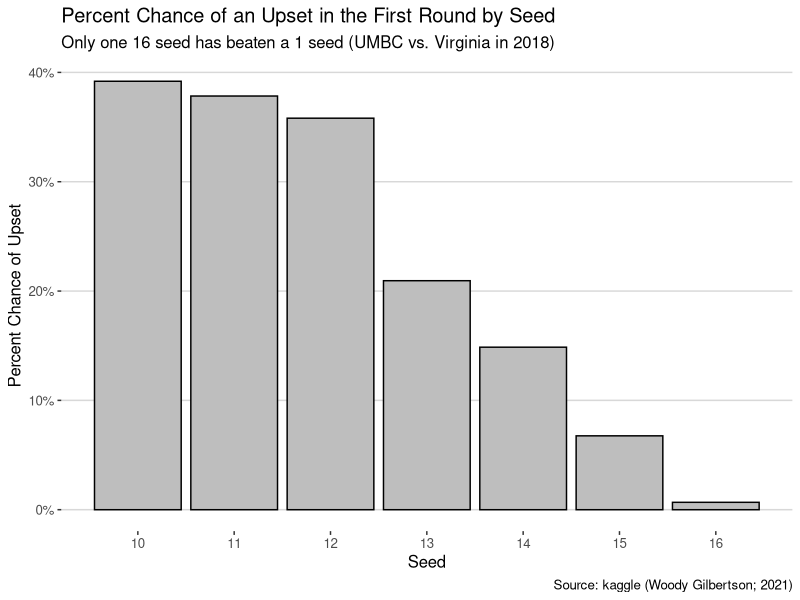

Here is the R script that generated this plot:
## ---- chunk 1
knitr::opts_chunk$set(echo = TRUE)
library(tidyverse)
library(dplyr)
library(ggthemes)
## ---- chunk 2
mm_data <- read_csv(file = "data_cleaned.csv")

# wrangled with data to make table that shows the total number of upsets historically per matchup

first_rd_upsets <- mm_data |> 
  filter(ROUND == 1) |> 
  mutate(upset = if_else(WSEED > LSEED + 1, TRUE, FALSE)) |> 
  mutate(upset = if_else(WSEED > LSEED + 1, 1, 0)) |> 
  select(WSEED, LSEED, upset) |> 
  group_by(WSEED,LSEED) |>
  summarize(upsets_per_matchup = sum(upset)) |> 
  filter(upsets_per_matchup >= 1)

# putting the upsets from 2022 into a tibble 
  
this_year <- tribble(~WSEED, ~LSEED, ~upsets_per_matchup, 
        15, 2, 1, 
        12, 5, 2,
        11, 6, 3, 
        10, 7, 1)

# joining 2022 to the rest of the years 

first_upsets <- full_join(first_rd_upsets, this_year)

# function did not combine the upsets, so I had two 15s in the WSEED column, for example. 


# combining the repeat numbers to fully join the data

upset_data <- first_upsets |> 
  group_by(WSEED, LSEED) |> 
  summarize(upsets_per_matchup = sum(upsets_per_matchup)) 

# to convert upsets_per_matchup to a percent, divide by 148 because there have been 37 NCAA tournaments with 64 teams, and there are 4 of each first round matchup. There was no tournament in 2020 due to covid.

#making graph, do not know how to label x-axis with values such as "7 vs. 10"

upset_data |> 
  ggplot(aes(x = WSEED, y = upsets_per_matchup/148)) + 
    geom_col(color = "black", fill = "gray") + 
    scale_x_continuous(breaks = c(10, 11, 12, 13, 14, 15, 16)) +
    scale_y_continuous(labels = scales::percent_format()) + 
    theme_hc() + 
    labs(title = "Percent Chance of an Upset in the First Round by Seed",          
         subtitle = "Only one 16 seed has beaten a 1 seed (UMBC vs. Virginia in 2018)",  
         x = "Seed", 
         y = "Percent Chance of Upset",
         caption = "Source: kaggle (Woody Gilbertson; 2021)")

    
